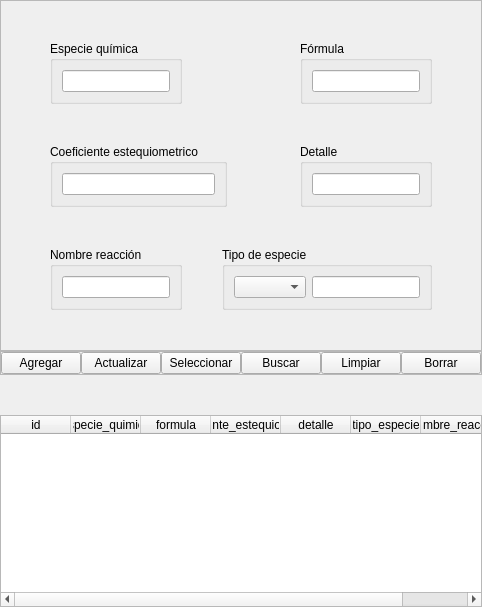
              <widget class="QWidget" name="rq_tab">
               <attribute name="title">
                <string>Reacción Química</string>
               </attribute>
               <layout class="QVBoxLayout" name="verticalLayout_3">
                <property name="spacing">
                 <number>0</number>
                </property>
                <property name="leftMargin">
                 <number>0</number>
                </property>
                <property name="topMargin">
                 <number>0</number>
                </property>
                <property name="rightMargin">
                 <number>0</number>
                </property>
                <property name="bottomMargin">
                 <number>0</number>
                </property>
                <item>
                 <widget class="QFrame" name="datos_frame_3">
                  <property name="frameShape">
                   <enum>QFrame::StyledPanel</enum>
                  </property>
                  <property name="frameShadow">
                   <enum>QFrame::Raised</enum>
                  </property>
                  <layout class="QVBoxLayout" name="verticalLayout_11">
                   <property name="spacing">
                    <number>0</number>
                   </property>
                   <property name="leftMargin">
                    <number>0</number>
                   </property>
                   <property name="topMargin">
                    <number>0</number>
                   </property>
                   <property name="rightMargin">
                    <number>0</number>
                   </property>
                   <property name="bottomMargin">
                    <number>0</number>
                   </property>
                   <item>
                    <spacer name="verticalSpacer_30">
                     <property name="orientation">
                      <enum>Qt::Vertical</enum>
                     </property>
                     <property name="sizeHint" stdset="0">
                      <size>
                       <width>20</width>
                       <height>40</height>
                      </size>
                     </property>
                    </spacer>
                   </item>
                   <item>
                    <layout class="QHBoxLayout" name="horizontalLayout_23">
                     <item>
                      <spacer name="horizontalSpacer_9">
                       <property name="orientation">
                        <enum>Qt::Horizontal</enum>
                       </property>
                       <property name="sizeHint" stdset="0">
                        <size>
                         <width>40</width>
                         <height>20</height>
                        </size>
                       </property>
                      </spacer>
                     </item>
                     <item>
                      <layout class="QVBoxLayout" name="verticalLayout_13">
                       <property name="spacing">
                        <number>0</number>
                       </property>
                       <item>
                        <layout class="QHBoxLayout" name="horizontalLayout_27">
                         <property name="spacing">
                          <number>0</number>
                         </property>
                         <item>
                          <layout class="QVBoxLayout" name="verticalLayout_12"/>
                         </item>
                         <item>
                          <layout class="QVBoxLayout" name="verticalLayout_62">
                           <item>
                            <layout class="QHBoxLayout" name="horizontalLayout_24">
                             <item>
                              <widget class="QGroupBox" name="groupBox_36">
                               <property name="title">
                                <string>Especie química</string>
                               </property>
                               <layout class="QVBoxLayout" name="verticalLayout_63">
                                <item>
                                 <widget class="QLineEdit" name="especie_quimica_rq_edit"/>
                                </item>
                               </layout>
                              </widget>
                             </item>
                             <item>
                              <spacer name="horizontalSpacer_14">
                               <property name="orientation">
                                <enum>Qt::Horizontal</enum>
                               </property>
                               <property name="sizeHint" stdset="0">
                                <size>
                                 <width>40</width>
                                 <height>20</height>
                                </size>
                               </property>
                              </spacer>
                             </item>
                             <item>
                              <widget class="QGroupBox" name="groupBox_37">
                               <property name="title">
                                <string>Fórmula</string>
                               </property>
                               <layout class="QVBoxLayout" name="verticalLayout_64">
                                <item>
                                 <widget class="QLineEdit" name="formula_rq_edit"/>
                                </item>
                               </layout>
                              </widget>
                             </item>
                            </layout>
                           </item>
                           <item>
                            <spacer name="verticalSpacer_9">
                             <property name="orientation">
                              <enum>Qt::Vertical</enum>
                             </property>
                             <property name="sizeHint" stdset="0">
                              <size>
                               <width>20</width>
                               <height>40</height>
                              </size>
                             </property>
                            </spacer>
                           </item>
                           <item>
                            <layout class="QHBoxLayout" name="horizontalLayout_25">
                             <item>
                              <widget class="QGroupBox" name="groupBox_38">
                               <property name="title">
                                <string>Coeficiente estequiometrico</string>
                               </property>
                               <layout class="QVBoxLayout" name="verticalLayout_65">
                                <item>
                                 <widget class="QLineEdit" name="coeficiente_estequiometrico_rq_edit"/>
                                </item>
                               </layout>
                              </widget>
                             </item>
                             <item>
                              <spacer name="horizontalSpacer_15">
                               <property name="orientation">
                                <enum>Qt::Horizontal</enum>
                               </property>
                               <property name="sizeHint" stdset="0">
                                <size>
                                 <width>40</width>
                                 <height>20</height>
                                </size>
                               </property>
                              </spacer>
                             </item>
                             <item>
                              <widget class="QGroupBox" name="groupBox_39">
                               <property name="title">
                                <string>Detalle</string>
                               </property>
                               <layout class="QVBoxLayout" name="verticalLayout_66">
                                <item>
                                 <widget class="QLineEdit" name="detalle_rq_edit"/>
                                </item>
                               </layout>
                              </widget>
                             </item>
                            </layout>
                           </item>
                           <item>
                            <spacer name="verticalSpacer_14">
                             <property name="orientation">
                              <enum>Qt::Vertical</enum>
                             </property>
                             <property name="sizeHint" stdset="0">
                              <size>
                               <width>20</width>
                               <height>40</height>
                              </size>
                             </property>
                            </spacer>
                           </item>
                           <item>
                            <layout class="QHBoxLayout" name="horizontalLayout_26">
                             <item>
                              <widget class="QGroupBox" name="groupBox_41">
                               <property name="title">
                                <string>Nombre reacción</string>
                               </property>
                               <layout class="QVBoxLayout" name="verticalLayout_67">
                                <item>
                                 <widget class="QLineEdit" name="nombre_reaccion_rq_edit"/>
                                </item>
                               </layout>
                              </widget>
                             </item>
                             <item>
                              <spacer name="horizontalSpacer_16">
                               <property name="orientation">
                                <enum>Qt::Horizontal</enum>
                               </property>
                               <property name="sizeHint" stdset="0">
                                <size>
                                 <width>40</width>
                                 <height>20</height>
                                </size>
                               </property>
                              </spacer>
                             </item>
                             <item>
                              <widget class="QGroupBox" name="groupBox_40">
                               <property name="title">
                                <string>Tipo de especie</string>
                               </property>
                               <layout class="QHBoxLayout" name="horizontalLayout_28">
                                <item>
                                 <widget class="QComboBox" name="tipo_especie_rq_box"/>
                                </item>
                                <item>
                                 <widget class="QLineEdit" name="tipo_especie_rq_edit"/>
                                </item>
                               </layout>
                              </widget>
                             </item>
                            </layout>
                           </item>
                          </layout>
                         </item>
                        </layout>
                       </item>
                      </layout>
                     </item>
                     <item>
                      <spacer name="horizontalSpacer_8">
                       <property name="orientation">
                        <enum>Qt::Horizontal</enum>
                       </property>
                       <property name="sizeHint" stdset="0">
                        <size>
                         <width>40</width>
                         <height>20</height>
                        </size>
                       </property>
                      </spacer>
                     </item>
                    </layout>
                   </item>
                   <item>
                    <spacer name="verticalSpacer_29">
                     <property name="orientation">
                      <enum>Qt::Vertical</enum>
                     </property>
                     <property name="sizeHint" stdset="0">
                      <size>
                       <width>20</width>
                       <height>40</height>
                      </size>
                     </property>
                    </spacer>
                   </item>
                  </layout>
                 </widget>
                </item>
                <item>
                 <widget class="QFrame" name="funciones_frame_rq">
                  <property name="frameShape">
                   <enum>QFrame::StyledPanel</enum>
                  </property>
                  <property name="frameShadow">
                   <enum>QFrame::Raised</enum>
                  </property>
                  <layout class="QHBoxLayout" name="horizontalLayout_16">
                   <property name="spacing">
                    <number>0</number>
                   </property>
                   <property name="leftMargin">
                    <number>0</number>
                   </property>
                   <property name="topMargin">
                    <number>0</number>
                   </property>
                   <property name="rightMargin">
                    <number>0</number>
                   </property>
                   <property name="bottomMargin">
                    <number>0</number>
                   </property>
                   <item>
                    <widget class="QPushButton" name="agregar_rq_btn">
                     <property name="text">
                      <string>Agregar</string>
                     </property>
                    </widget>
                   </item>
                   <item>
                    <widget class="QPushButton" name="actualizar_rq_btn">
                     <property name="text">
                      <string>Actualizar</string>
                     </property>
                    </widget>
                   </item>
                   <item>
                    <widget class="QPushButton" name="seleccionar_rq_btn">
                     <property name="text">
                      <string>Seleccionar</string>
                     </property>
                    </widget>
                   </item>
                   <item>
                    <widget class="QPushButton" name="buscar_rq_btn">
                     <property name="text">
                      <string>Buscar</string>
                     </property>
                    </widget>
                   </item>
                   <item>
                    <widget class="QPushButton" name="limpiar_rq_btn">
                     <property name="text">
                      <string>Limpiar</string>
                     </property>
                    </widget>
                   </item>
                   <item>
                    <widget class="QPushButton" name="borrar_rq_btn">
                     <property name="text">
                      <string>Borrar</string>
                     </property>
                    </widget>
                   </item>
                  </layout>
                 </widget>
                </item>
                <item>
                 <layout class="QVBoxLayout" name="verticalLayout_2">
                  <property name="spacing">
                   <number>0</number>
                  </property>
                  <item>
                   <spacer name="verticalSpacer_28">
                    <property name="orientation">
                     <enum>Qt::Vertical</enum>
                    </property>
                    <property name="sizeHint" stdset="0">
                     <size>
                      <width>20</width>
                      <height>40</height>
                     </size>
                    </property>
                   </spacer>
                  </item>
                  <item>
                   <widget class="QTableWidget" name="reaccion_quimica_tabla">
                    <property name="focusPolicy">
                     <enum>Qt::NoFocus</enum>
                    </property>
                    <property name="showGrid">
                     <bool>false</bool>
                    </property>
                    <attribute name="horizontalHeaderMinimumSectionSize">
                     <number>50</number>
                    </attribute>
                    <attribute name="horizontalHeaderDefaultSectionSize">
                     <number>70</number>
                    </attribute>
                    <attribute name="horizontalHeaderStretchLastSection">
                     <bool>true</bool>
                    </attribute>
                    <attribute name="verticalHeaderVisible">
                     <bool>false</bool>
                    </attribute>
                    <column>
                     <property name="text">
                      <string>id</string>
                     </property>
                    </column>
                    <column>
                     <property name="text">
                      <string>especie_quimica</string>
                     </property>
                    </column>
                    <column>
                     <property name="text">
                      <string>formula</string>
                     </property>
                    </column>
                    <column>
                     <property name="text">
                      <string>coeficiente_estequiometrico</string>
                     </property>
                    </column>
                    <column>
                     <property name="text">
                      <string>detalle</string>
                     </property>
                    </column>
                    <column>
                     <property name="text">
                      <string>tipo_especie</string>
                     </property>
                    </column>
                    <column>
                     <property name="text">
                      <string>nombre_reaccion</string>
                     </property>
                     <property name="font">
                      <font>
                       <kerning>true</kerning>
                      </font>
                     </property>
                    </column>
                   </widget>
                  </item>
                 </layout>
                </item>
               </layout>
              </widget>
